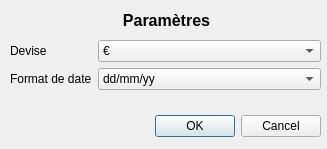
<?xml version="1.0" encoding="UTF-8"?>
<ui version="4.0">
 <class>parametrewindow</class>
 <widget class="QDialog" name="parametrewindow">
  <property name="geometry">
   <rect>
    <x>0</x>
    <y>0</y>
    <width>327</width>
    <height>149</height>
   </rect>
  </property>
  <property name="windowTitle">
   <string>Paramètres</string>
  </property>
  <property name="windowIcon">
   <iconset>
    <normaloff>../ressources/logo.png</normaloff>../ressources/logo.png</iconset>
  </property>
  <property name="modal">
   <bool>true</bool>
  </property>
  <widget class="QDialogButtonBox" name="buttonBox">
   <property name="geometry">
    <rect>
     <x>80</x>
     <y>110</y>
     <width>241</width>
     <height>32</height>
    </rect>
   </property>
   <property name="orientation">
    <enum>Qt::Horizontal</enum>
   </property>
   <property name="standardButtons">
    <set>QDialogButtonBox::Cancel|QDialogButtonBox::Ok</set>
   </property>
  </widget>
  <widget class="QWidget" name="formLayoutWidget">
   <property name="geometry">
    <rect>
     <x>10</x>
     <y>40</y>
     <width>311</width>
     <height>61</height>
    </rect>
   </property>
   <layout class="QFormLayout" name="formLayout">
    <item row="0" column="1">
     <widget class="QComboBox" name="choixDeviseComboBox">
      <item>
       <property name="text">
        <string>€</string>
       </property>
      </item>
      <item>
       <property name="text">
        <string>$</string>
       </property>
      </item>
      <item>
       <property name="text">
        <string>£</string>
       </property>
      </item>
      <item>
       <property name="text">
        <string>CHF</string>
       </property>
      </item>
      <item>
       <property name="text">
        <string>¥</string>
       </property>
      </item>
      <item>
       <property name="text">
        <string>FRF</string>
       </property>
      </item>
      <item>
       <property name="text">
        <string>§</string>
       </property>
      </item>
      <item>
       <property name="text">
        <string>₿</string>
       </property>
      </item>
     </widget>
    </item>
    <item row="1" column="1">
     <widget class="QComboBox" name="choixFormatDateComboBox">
      <item>
       <property name="text">
        <string>dd/mm/yy</string>
       </property>
      </item>
      <item>
       <property name="text">
        <string>dddd dd mm yyyy</string>
       </property>
      </item>
      <item>
       <property name="text">
        <string>dd/mm/yyyy</string>
       </property>
      </item>
     </widget>
    </item>
    <item row="0" column="0">
     <widget class="QLabel" name="label">
      <property name="text">
       <string>Devise</string>
      </property>
     </widget>
    </item>
    <item row="1" column="0">
     <widget class="QLabel" name="label_2">
      <property name="text">
       <string>Format de date</string>
      </property>
     </widget>
    </item>
   </layout>
  </widget>
  <widget class="QLabel" name="label_3">
   <property name="geometry">
    <rect>
     <x>16</x>
     <y>10</y>
     <width>301</width>
     <height>20</height>
    </rect>
   </property>
   <property name="font">
    <font>
     <pointsize>12</pointsize>
     <weight>75</weight>
     <bold>true</bold>
    </font>
   </property>
   <property name="text">
    <string>Paramètres</string>
   </property>
   <property name="alignment">
    <set>Qt::AlignCenter</set>
   </property>
  </widget>
 </widget>
 <resources/>
 <connections/>
</ui>
